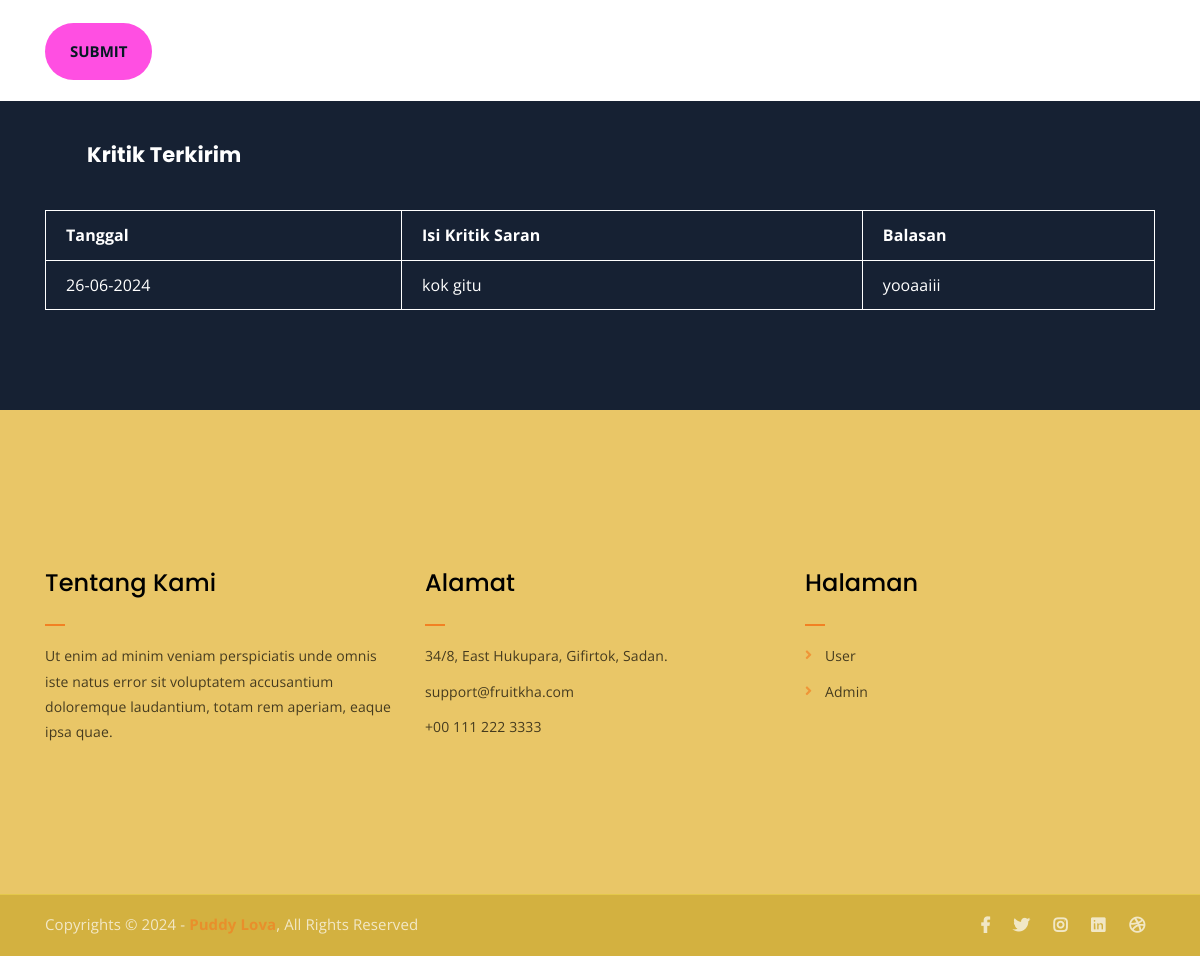
Before: /kritik.php (signed in, lower part) with the older database file.
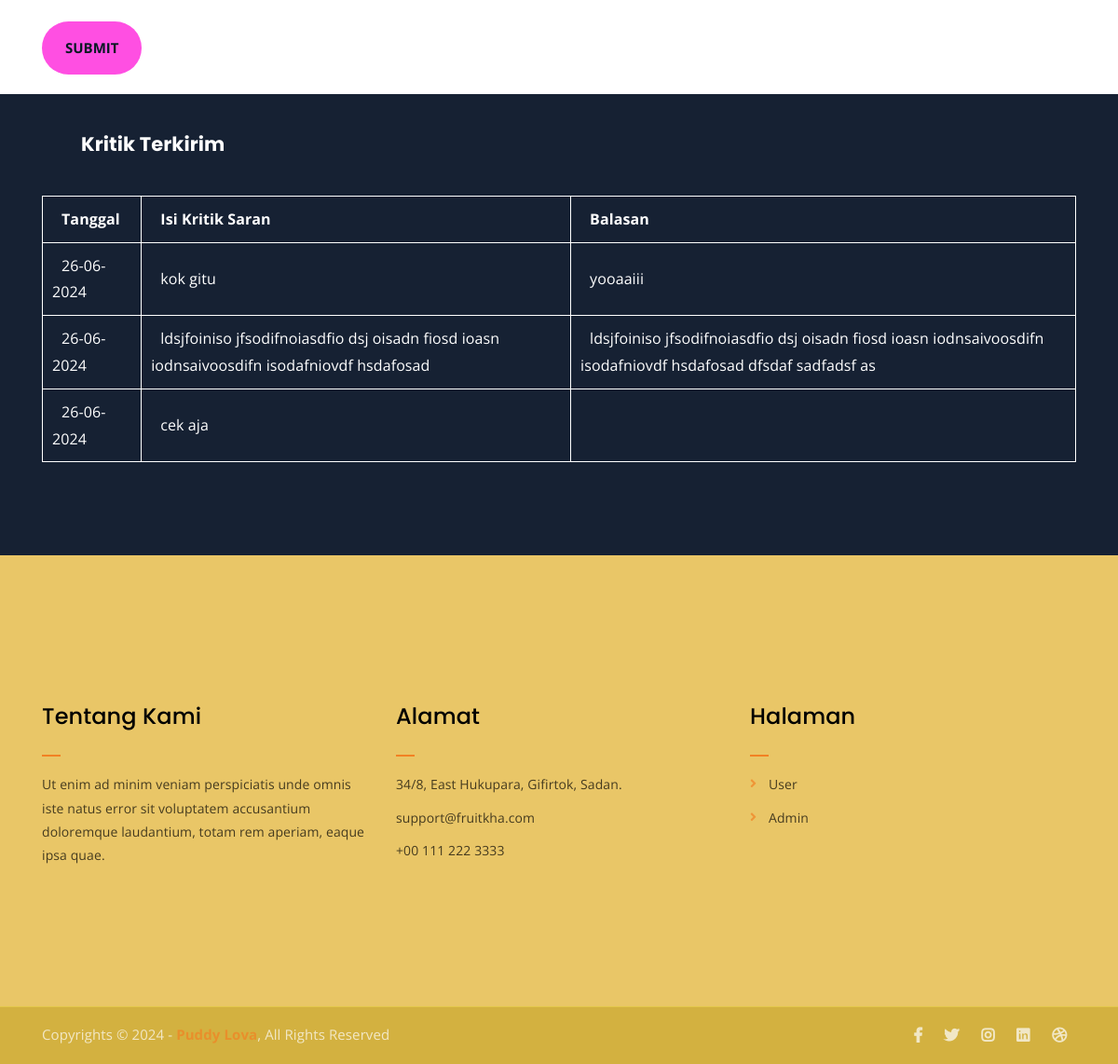
After: the same page with the newer database file.
### tables this page shows
CREATE TABLE `kritik_saran` (
  `id_kritik_saran` int(11) NOT NULL,
  `id_user` int(11) NOT NULL,
  `nama` varchar(111) NOT NULL,
  `tanggal` varchar(55) NOT NULL,
  `isi_kritik_saran` varchar(1000) NOT NULL,
  `balasan` varchar(1111) NOT NULL
);

### kritik.php (the view, shortened to what this page needs)
<?php
include("./app/database/db.php");
?>
<!DOCTYPE html>
<html lang="en">
<head>
	<link rel="stylesheet" href="assets/css/all.min.css">
	<link rel="stylesheet" href="assets/bootstrap/css/bootstrap.min.css">
	<link rel="stylesheet" href="assets/css/owl.carousel.css">
	<link rel="stylesheet" href="assets/css/magnific-popup.css">
	<link rel="stylesheet" href="assets/css/animate.css">
	<link rel="stylesheet" href="assets/css/meanmenu.min.css">
	<link rel="stylesheet" href="assets/css/main.css">
	<link rel="stylesheet" href="assets/css/responsive.css">
</head>
<body>
	<div class="contact-from-section mt-150 mb-4">
		<div class="container">
			<div class="row">
				<div class="col-lg-8 mb-5 mb-lg-0">
					<div class="contact-form">
						<form method="POST">
							<p><textarea name="isi" cols="30" rows="10" placeholder="Message"></textarea></p>
							<input style="background-color: #ff4fe2;" type="submit" name="kirim" value="Submit">
						</form>
					</div>
				</div>
			</div>
		</div>
	</div>
	<div class="find-location blue-bg">
		<div class="container">
			<div class="row">
				<div class="col-lg-12">
					<h4 style="color: white;" class="m-5">Kritik Terkirim</h4>
					<table id="datatablesSimple">
                <thead>
                  <tr style="font-size: 16px;">
                    <th>Tanggal</th>
                    <th>Isi Kritik Saran</th>
					<th>Balasan</th>
                  </tr>
                </thead>
                <tbody>
                  <?php
					$id_user = $_SESSION['user']['id_user'];
                    $get_paket = mysqli_query($conn, "SELECT * FROM kritik_saran WHERE id_user = '$id_user'");
                    while ($p = mysqli_fetch_array($get_paket)) {
                  ?>
                    <tr style="font-size: 16px;" id="klik-tabel">
                      <td><?php echo $p['tanggal']; ?></td>
                      <td><?php echo $p['isi_kritik_saran']; ?></td>
					  <td><?php echo $p['balasan']; ?></td>
                    </tr>
                  <?php } ?>
                </tbody>
              </table>
				</div>
			</div>
		</div>
	</div>
	<?php include('./include/footer.php') ?>
</body>
</html>

Changed rows visible on the page:
added kritik_saran: tanggal "26-06-2024", isi_kritik_saran "ldsjfoiniso jfsodifnoiasdfio dsj oisadn fiosd ioasn iodnsaivoosdifn isodafniovdf hsdafosad", balasan "ldsjfoiniso jfsodifnoiasdfio dsj oisadn fiosd ioasn iodnsaivoosdifn isodafniovdf hsdafosad dfsdaf sadfadsf as"
added kritik_saran: tanggal "26-06-2024", isi_kritik_saran "cek aja"
